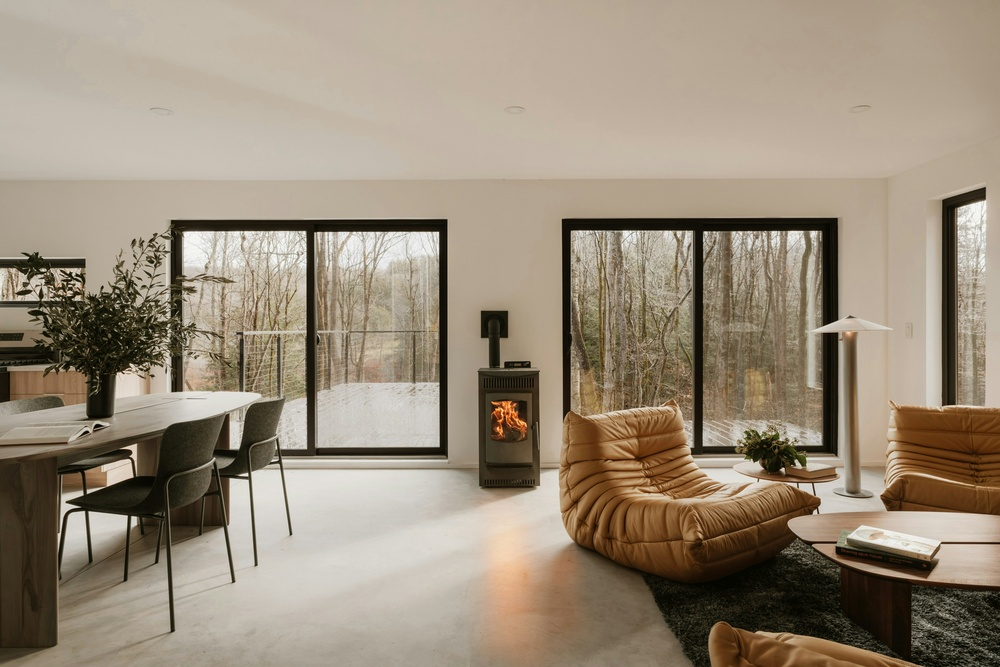
#> input picture Labs/Uniform-Quantization/data/clay-banks-fZHP8uq6WhQ-unsplash.jpg, 1000 x 667 px, shrunk from 3376 x 2252 before the run; its folder holds only this picture in this run
$ python main.py
#> lines starting #> are read from the running program, lines starting #| are printed output that depends on the picture; after the words box and inside, x2 and y2 are one past the last pixel; in counts of white or black regions, pixels touching at a corner belong together
### Labs/Uniform-Quantization/uniform_quantization/core.py
# uniform_quantization/core.py

import os
import numpy as np
from PIL import Image

DEFAULT_IMG_GRAYSCALE = 256

class UniformQuantization:
    def __init__(self, img_title: str, n_grayscales: int) -> None:
        self.img = self.__color_to_gray(img_title)
        self.pixels = np.array(self.img).astype(np.uint8)

        assert n_grayscales > 0, "n_grayscales must be a positive integer greater than 0"
        assert n_grayscales <= DEFAULT_IMG_GRAYSCALE, f"n_grayscales must be less than or equal to {DEFAULT_IMG_GRAYSCALE}"

        # ---- Uniform Quantization Process ----
        div = np.floor(DEFAULT_IMG_GRAYSCALE / n_grayscales)
        self.pixels = np.floor(self.pixels / div) * div
        self.pixels = np.clip(self.pixels, 0, 255).astype(np.uint8)

    def is_grayscale(self, img: Image.Image) -> bool:
        """
        Check if an image is grayscale.
        """
        if img.mode == "L":
            return True

        arr = np.asarray(img)
        if arr.ndim == 2:
            return True

        return False

    def __color_to_gray(self, img_title):
        """
        Convert color image to grayscale format.
        """

        img = Image.open(img_title)
        if not self.is_grayscale(img):
            img = img.convert("L")

        return img

    def save_quantized_image(self, out_dir: str, prefix="quantized"):
        """Save quantized image to disk as PNG."""

        os.makedirs(out_dir, exist_ok=True)
        img = Image.fromarray(self.pixels)
        path = os.path.join(out_dir, f"{prefix}.png")
        img.save(path)

### Labs/Uniform-Quantization/main.py
"""Uniform Quantization

Quantization refers to the number of grayscales used to represent an image. Most images will have 256 grayscales, which is more than enough for the needs of human vision. However, in some circumstances it may be more practical to represent the image with fewer grayscales.

One simple way to do this is by uniform quantization. To represent an image with only n grayscales:
- we divide the range of grayscales into n equal (or nearly equal) ranges
- map the ranges to the values 0 to n - 1

This sample program implement such method.
"""

import os
from uniform_quantization import UniformQuantization

DATA_DIR = "data/"
OUT_DIR = "out"
IMAGES = [
    f
    for f in os.listdir(DATA_DIR)
    if f.lower().endswith((".png", ".jpg", ".jpeg", ".bmp", ".tif", ".tiff"))
]
N_GRAYSCALES = [2, 4, 8, 16, 32, 64, 128]


def main():
    for img in IMAGES:
        for n in N_GRAYSCALES:
            uq = UniformQuantization(os.path.join(DATA_DIR, img), n)
            name, _ = os.path.splitext(img)
            uq.save_quantized_image("out", name + f"_quantization_{n}")
#> this loop made 1 pass
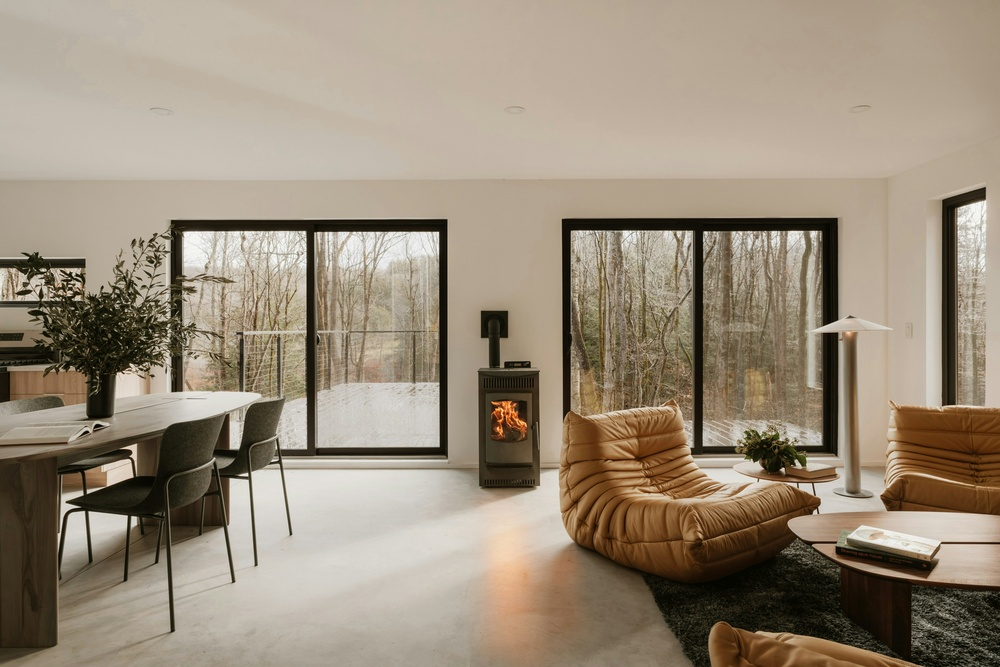
#> input picture Labs/Uniform-Quantization/data/clay-banks-fZHP8uq6WhQ-unsplash.jpg, 1000 x 667 px, shrunk from 3376 x 2252 before the run
#> pass 1, in __color_to_gray, `img = img.convert("L")`:
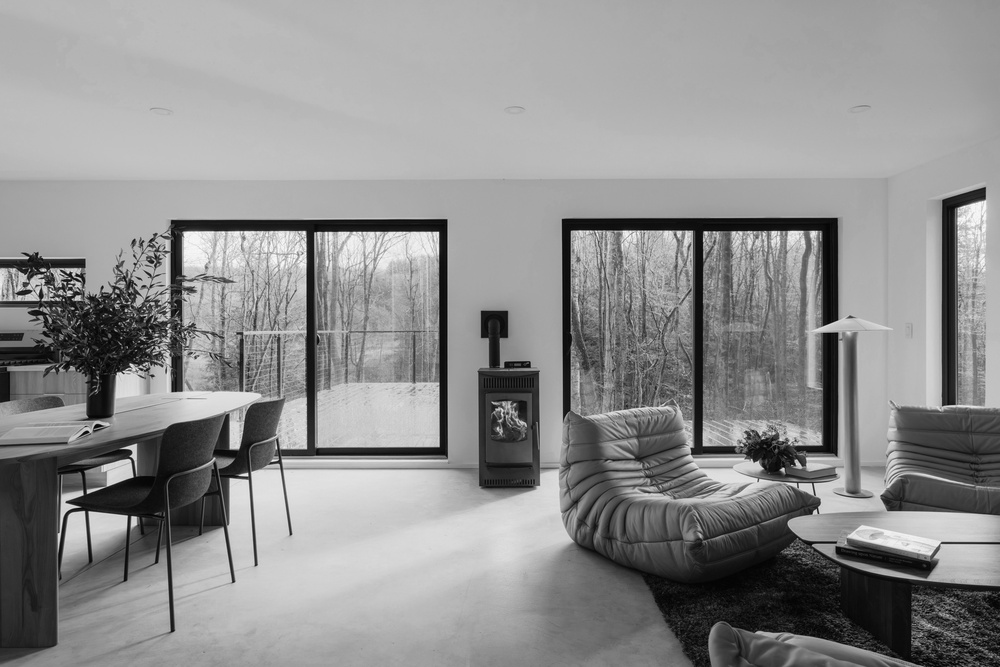
#> img: PIL image 1000x667 L; min 1, max 254, mean 142.2
#> pass 1, in __init__, `self.pixels = np.floor(self.pixels / div) * div`:
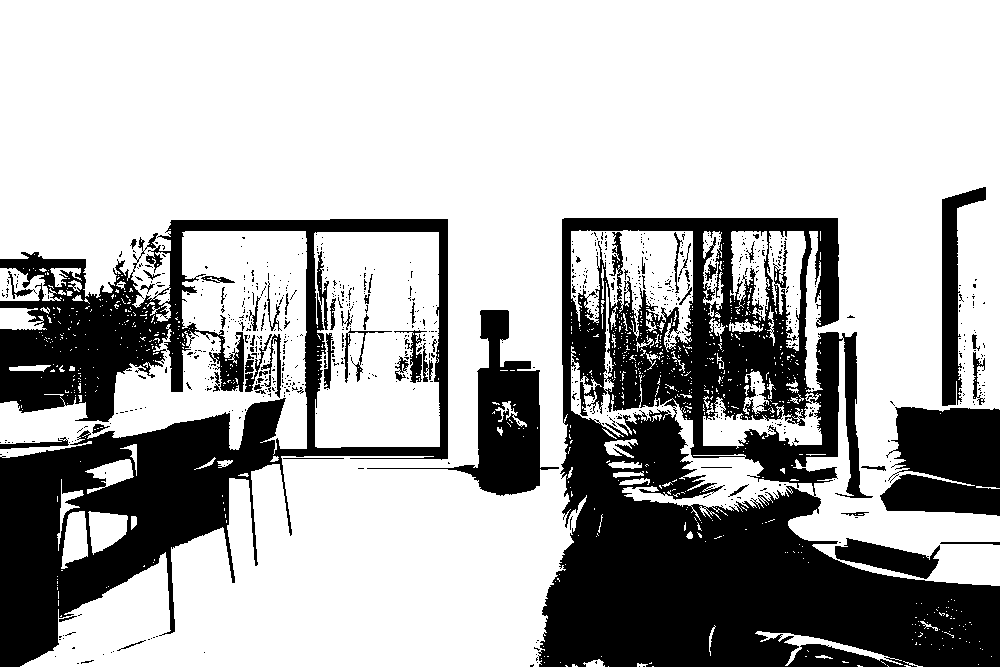
#> self.pixels: shape (667, 1000) float64; values 0 (black) and 128 (white), 69.3% white; 825 black regions (762 under 20 px), largest, box (x1, y1, x2, y2) and area: (538, 218, 1000, 667) 105091, (0, 219, 448, 667) 66164, (880, 407, 1000, 516) 10716
#> pass 1, in __init__ (call 2), `self.pixels = np.floor(self.pixels / div) * div`:
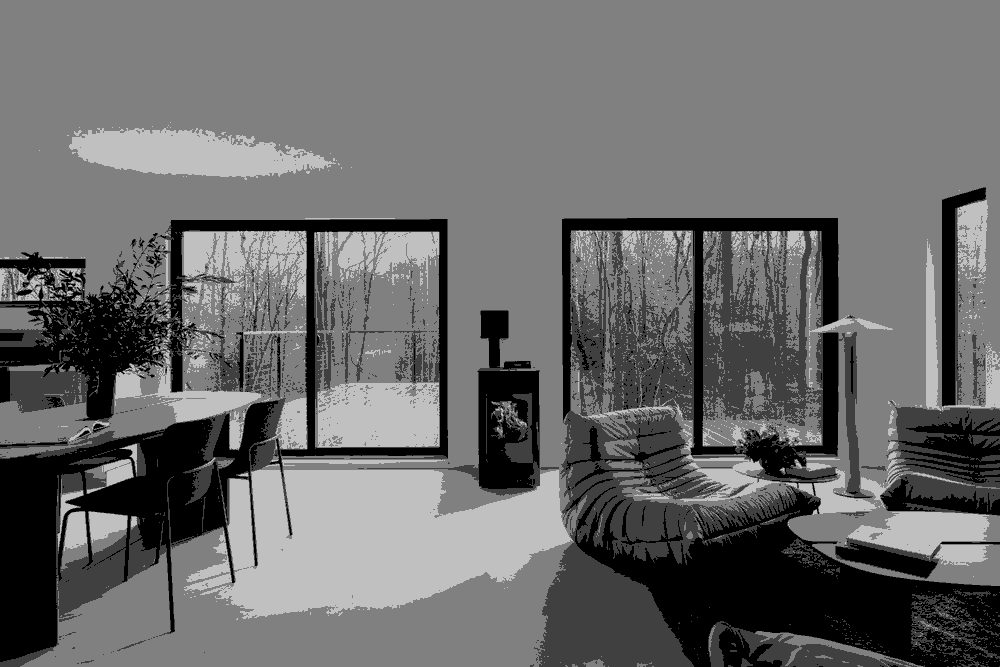
#> self.pixels: shape (667, 1000) float64; min 0, max 192, mean 106.3


if __name__ == "__main__":
    main()
